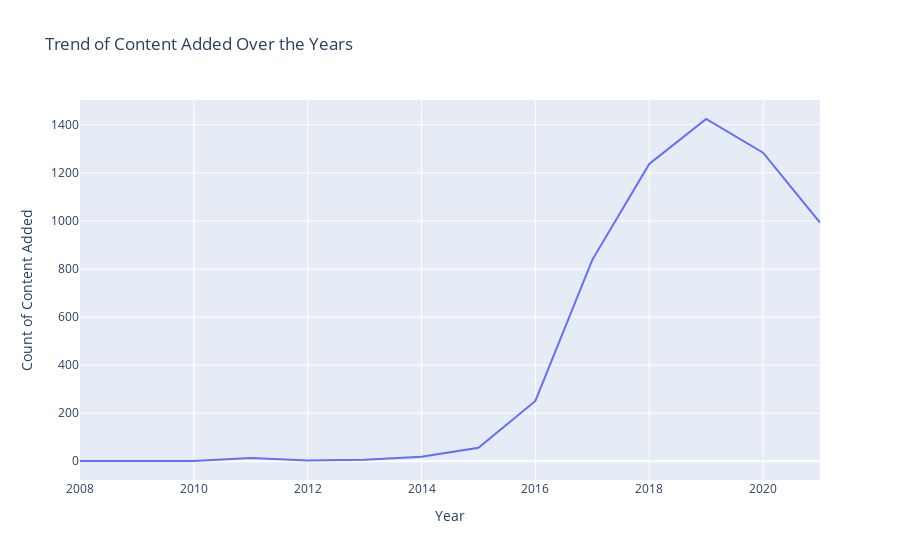
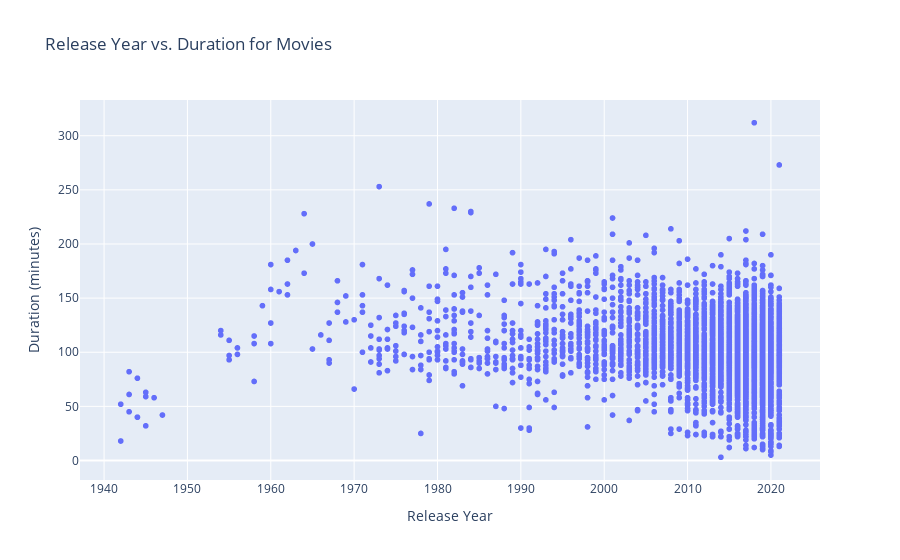
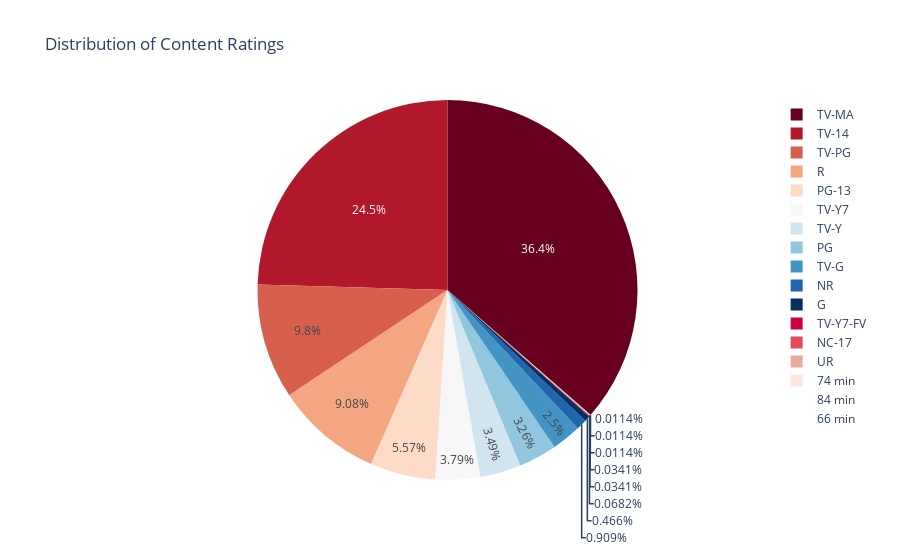
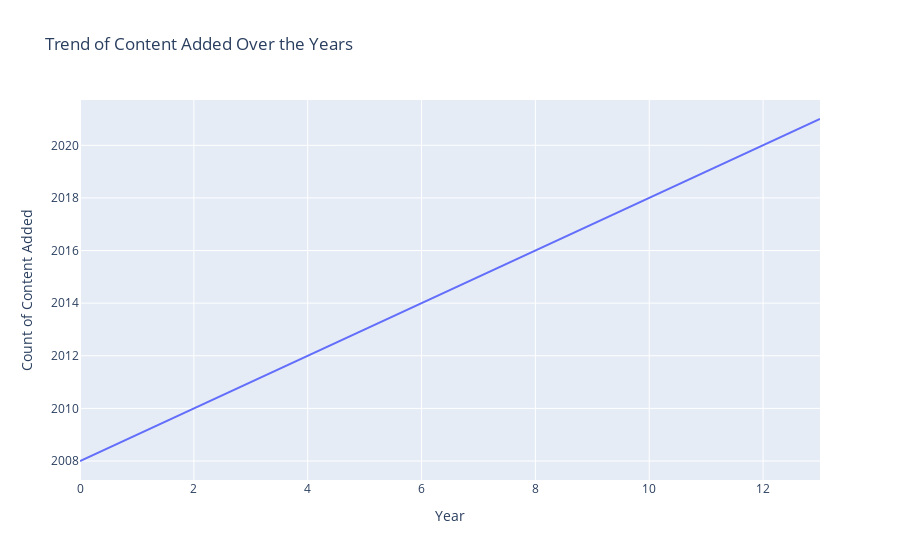

These figures' notebook cell, in order:
### Code cell
import pandas as pd
import matplotlib.pyplot as plt
import seaborn as sns
import plotly.express as px
# import plotly.io as pio
# pio.renderers.default = 'browser'  # or 'notebook', 'svg', etc.

# Load the Netflix dataset (update the path as necessary)
df = pd.read_csv('netflix_titles.csv')  # Update this path if necessary

# Display the first few rows of the dataframe
print(df.head())

# Check for any missing values in the date_added column
print("Missing values in date_added:", df['date_added'].isnull().sum())  # Count missing values

# Drop rows with missing date_added values
df = df.dropna(subset=['date_added'])

# Clean date_added: Remove any leading/trailing whitespace
df['date_added'] = df['date_added'].str.strip()

# Convert date_added to datetime format with error handling
df['date_added'] = pd.to_datetime(df['date_added'], errors='coerce', infer_datetime_format=True)

# Check if any NaT values remain after conversion
print("NaT values in date_added after conversion:", df['date_added'].isnull().sum())  # Count NaT values

# Extract year from the date added column
df['year_added'] = df['date_added'].dt.year

# Data Visualization with Matplotlib

# Count the number of Movies and TV Shows
content_counts = df['type'].value_counts()

# Bar Chart: Count of Movies vs. TV Shows
plt.figure(figsize=(8, 5))
plt.bar(content_counts.index, content_counts.values, color=['blue', 'orange'])
plt.title('Count of Movies vs. TV Shows')
plt.xlabel('Type')
plt.ylabel('Count')
plt.xticks(rotation=0)
plt.show()
# Count Plot: Count of Movies vs. TV Shows
# plt.figure(figsize=(8, 5))
# sns.countplot(x='type', data=df, palette='Set2', order=df['type'].value_counts().index)
# plt.title('Count of Movies vs. TV Shows')
# plt.xlabel('Type')
# plt.ylabel('Count')
# plt.show()

# Clean the duration column
df['duration'] = df['duration'].str.replace(' min', '', regex=False)  # Remove ' min'
df['duration'] = pd.to_numeric(df['duration'], errors='coerce')  # Convert to numeric, coercing errors

# Print unique values in duration after conversion to check for issues
print("Unique values in duration column after cleaning:")
print(df['duration'].unique())

# Drop rows with NaN values in duration
df = df.dropna(subset=['duration'])

# Histogram: Plot a Histogram of Movie Durations
plt.figure(figsize=(10, 6))
plt.hist(df['duration'].dropna(), bins=30, color='purple', alpha=0.7)
plt.title('Histogram of Movie Durations')
plt.xlabel('Duration (minutes)')
plt.ylabel('Frequency')
plt.grid(axis='y')
plt.show()

# Count of content added per year
content_trend = df['year_added'].value_counts().sort_index().reset_index()
content_trend.columns = ['year_added', 'count']  # Rename columns for clarity

# Interactive Line Chart: Trend of Content Added Over the Years
fig = px.line(content_trend, 
              x='year_added', 
              y='count', 
              title='Trend of Content Added Over the Years',
              labels={'year_added': 'Year', 'count': 'Count of Content Added'})
fig.show()

# Data Visualization with Seaborn
df = pd.read_csv('netflix_titles.csv')  # Update this path if necessary

# Display unique values in the type column
print("Unique content types:", df['type'].unique())

# Display counts of each content type
print("Count of each type:\n", df['type'].value_counts())

# If TV Shows are present, create the count plot
if 'TV Show' in df['type'].unique():
    plt.figure(figsize=(8, 5))
    sns.countplot(x='type', data=df, palette='Set2')
    plt.title('Count of Movies vs. TV Shows')
    plt.xlabel('Type')
    plt.ylabel('Count')
    plt.show()
else:
    print("No TV Shows found in the dataset.")

# Box Plot: Distribution of Movie Durations
plt.figure(figsize=(10, 6))
sns.boxplot(x='type', y='duration', data=df[df['type'] == 'Movie'], palette='Set3')
plt.title('Distribution of Movie Durations')
plt.xlabel('Type')
plt.ylabel('Duration (minutes)')
plt.show()


# Check for non-numeric columns before creating the correlation heatmap
non_numeric_columns = df.select_dtypes(exclude='number').columns
print("Non-numeric columns in DataFrame:", non_numeric_columns)

# Convert non-numeric columns to numeric if possible
for col in non_numeric_columns:
    df[col] = pd.to_numeric(df[col], errors='coerce')

# Create a correlation heatmap
plt.figure(figsize=(10, 8))
correlation_matrix = df.corr()
sns.heatmap(correlation_matrix, annot=True, cmap='coolwarm', fmt='.2f')
plt.title('Correlation Heatmap')
plt.show()

# Interactive Visualizations with Plotly

# Scatter Plot: Interactive Scatter Plot of Release Year vs. Duration for Movies
df = pd.read_csv('netflix_titles.csv') 

# Clean column names to remove any leading/trailing whitespace
df.columns = df.columns.str.strip()

# Filter for Movies
movies_df = df[df['type'] == 'Movie']
print("Shape of movies DataFrame:", movies_df.shape)

# Display the first few rows to inspect relevant columns
print(movies_df[['release_year', 'duration']].head(10))

# Clean the duration column
# Remove ' min' and convert to numeric
movies_df['duration'] = movies_df['duration'].str.replace(' min', '', regex=False)  # Remove ' min'
movies_df['duration'] = pd.to_numeric(movies_df['duration'], errors='coerce')  # Convert to numeric, coercing errors

# Check for NaN values in duration after conversion
print("Missing values in duration column after conversion:", movies_df['duration'].isnull().sum())

# Drop rows with NaN values in duration
movies_df = movies_df.dropna(subset=['duration'])
print("Shape of movies DataFrame after cleaning duration:", movies_df.shape)

# Scatter Plot: Interactive Scatter Plot of Release Year vs. Duration for Movies
fig = px.scatter(movies_df,
                 x='release_year',
                 y='duration',
                 title='Release Year vs. Duration for Movies',
                 labels={'release_year': 'Release Year', 'duration': 'Duration (minutes)'})
fig.show()

# Pie Chart: Distribution of Content Ratings
df = pd.read_csv('netflix_titles.csv')  # Update this path if necessary

# Display the first few rows of the dataframe
print("Original DataFrame shape:", df.shape)
print("First few rows of the DataFrame:\n", df.head(10))

# Strip whitespace from the rating column
df['rating'] = df['rating'].str.strip()

# Drop rows with missing ratings
df = df.dropna(subset=['rating'])
print("Shape after dropping missing ratings:", df.shape)

# Create a DataFrame with counts of each rating
rating_counts = df['rating'].value_counts().reset_index()
rating_counts.columns = ['rating', 'count']  # Rename columns for clarity
print("Rating counts after cleaning:\n", rating_counts)

# Create the pie chart
fig = px.pie(rating_counts, 
             names='rating', 
             values='count', 
             title='Distribution of Content Ratings', 
             color_discrete_sequence=px.colors.sequential.RdBu)
fig.show()

# Interactive Visualizations: Trend of Content Added Over the Years
fig = px.line(content_trend.reset_index(), 
              x='index', 
              y='year_added', 
              title='Trend of Content Added Over the Years',
              labels={'index': 'Year', 'year_added': 'Count of Content Added'})
fig.show()

### Figure 1 — Plotly figure (JSON) as saved in the notebook; plotly's stock layout.template omitted (floating-point values rounded to 4 significant figures)
{"data": [{"hovertemplate": "Year=%{x}<br>Count of Content Added=%{y}<extra></extra>", "legendgroup": "", "line": {"color": "#636efa", "dash": "solid"}, "marker": {"symbol": "circle"}, "mode": "lines", "name": "", "orientation": "v", "showlegend": false, "type": "scatter", "x": [2008, 2009, 2010, 2011, 2012, 2013, 2014, 2015, 2016, 2017, 2018, 2019, 2020, 2021], "xaxis": "x", "y": [1, 2, 1, 13, 3, 6, 19, 56, 251, 838, 1237, 1424, 1284, 993], "yaxis": "y"}], "layout": {"legend": {"tracegroupgap": 0}, "title": {"text": "Trend of Content Added Over the Years"}, "xaxis": {"anchor": "y", "domain": [0, 1], "title": {"text": "Year"}}, "yaxis": {"anchor": "x", "domain": [0, 1], "title": {"text": "Count of Content Added"}}}}

### Figure 2 — Plotly figure (JSON) as saved in the notebook; plotly's stock layout.template omitted (floating-point values rounded to 4 significant figures; data arrays with more than 128 entries replaced by an {"elided": "..."} marker saying what was removed)
{"data": [{"hovertemplate": "Release Year=%{x}<br>Duration (minutes)=%{y}<extra></extra>", "legendgroup": "", "marker": {"color": "#636efa", "symbol": "circle"}, "mode": "markers", "name": "", "showlegend": false, "type": "scattergl", "x": {"elided": "6128 int values"}, "xaxis": "x", "y": {"elided": "6128 int values"}, "yaxis": "y"}], "layout": {"legend": {"tracegroupgap": 0}, "title": {"text": "Release Year vs. Duration for Movies"}, "xaxis": {"anchor": "y", "domain": [0, 1], "title": {"text": "Release Year"}}, "yaxis": {"anchor": "x", "domain": [0, 1], "title": {"text": "Duration (minutes)"}}}}

### Figure 3 — Plotly figure (JSON) as saved in the notebook; plotly's stock layout.template omitted (floating-point values rounded to 4 significant figures)
{"data": [{"domain": {"x": [0, 1], "y": [0, 1]}, "hovertemplate": "rating=%{label}<br>count=%{value}<extra></extra>", "labels": ["TV-MA", "TV-14", "TV-PG", "R", "PG-13", "TV-Y7", "TV-Y", "PG", "TV-G", "NR", "G", "TV-Y7-FV", "NC-17", "UR", "74 min", "84 min", "66 min"], "legendgroup": "", "name": "", "showlegend": true, "type": "pie", "values": [3207, 2160, 863, 799, 490, 334, 307, 287, 220, 80, 41, 6, 3, 3, 1, 1, 1]}], "layout": {"legend": {"tracegroupgap": 0}, "piecolorway": ["rgb(103,0,31)", "rgb(178,24,43)", "rgb(214,96,77)", "rgb(244,165,130)", "rgb(253,219,199)", "rgb(247,247,247)", "rgb(209,229,240)", "rgb(146,197,222)", "rgb(67,147,195)", "rgb(33,102,172)", "rgb(5,48,97)"], "title": {"text": "Distribution of Content Ratings"}}}

### Figure 4 — Plotly figure (JSON) as saved in the notebook; plotly's stock layout.template omitted (floating-point values rounded to 4 significant figures)
{"data": [{"hovertemplate": "Year=%{x}<br>Count of Content Added=%{y}<extra></extra>", "legendgroup": "", "line": {"color": "#636efa", "dash": "solid"}, "marker": {"symbol": "circle"}, "mode": "lines", "name": "", "orientation": "v", "showlegend": false, "type": "scatter", "x": [0, 1, 2, 3, 4, 5, 6, 7, 8, 9, 10, 11, 12, 13], "xaxis": "x", "y": [2008, 2009, 2010, 2011, 2012, 2013, 2014, 2015, 2016, 2017, 2018, 2019, 2020, 2021], "yaxis": "y"}], "layout": {"legend": {"tracegroupgap": 0}, "title": {"text": "Trend of Content Added Over the Years"}, "xaxis": {"anchor": "y", "domain": [0, 1], "title": {"text": "Year"}}, "yaxis": {"anchor": "x", "domain": [0, 1], "title": {"text": "Count of Content Added"}}}}
